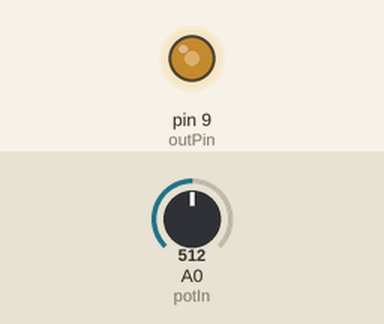
A sketch run on a simulated Arduino Uno, built with avr-gcc and run on an emulated ATmega328P. Parts: output pins drawn as LEDs (lit = HIGH). The test bench sets the inputs (shaded band); at power-on: A0 (potIn) = 512.

Above: at 1.2 s.
1.3 s: A0 (potIn) set to 716
At 2.3 s:
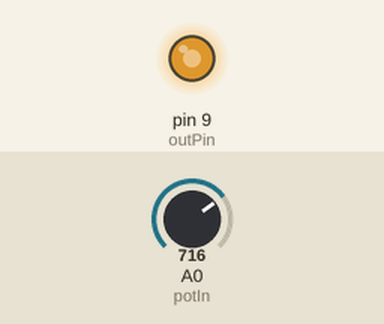
2.8 s: A0 (potIn) set to 900
At 3.5 s:
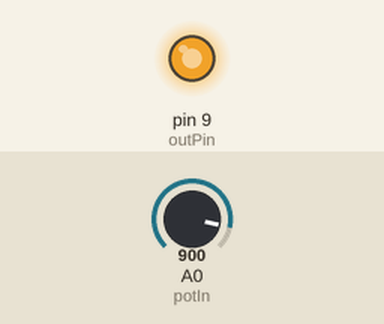
4.3 s: A0 (potIn) set to 122
At 4.6 s:
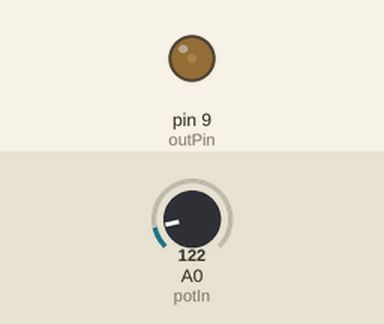
5.8 s: A0 (potIn) set to 0
At 7.0 s:
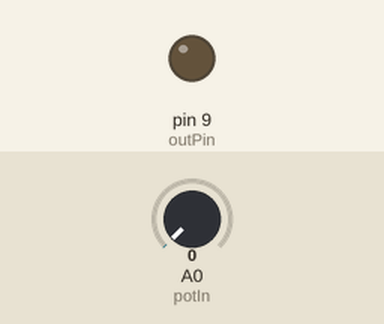
7.3 s: A0 (potIn) set to 511
At 8.1 s:
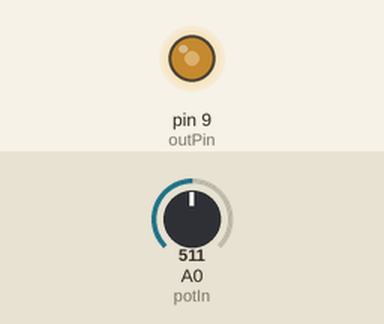
Timing chart, 0 to 9.8 s (numbered marks = the images above; inputs shaded):
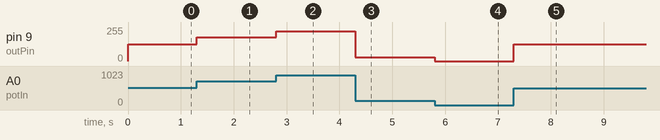

Measured:
- after the input at 1.3 s, pin 9 (outPin): 127/255 → 178/255 at once
- after the input at 2.8 s, pin 9 (outPin): 178/255 → 224/255 at once
- after the input at 4.3 s, pin 9 (outPin): 224/255 → 30/255 at once
- after the input at 5.8 s, pin 9 (outPin): 30/255 → 0/255 at once
- after the input at 7.3 s, pin 9 (outPin): 0/255 → 127/255 at once

The sketch:

Code.ino
```cpp
int outPin = 9;
int potIn = A0; // Input pin of Potentiometer
int speedVal; // Hold speed value of motor

void setup()
{
    pinMode(outPin, OUTPUT);
}

void loop()
{
  	// Read analog input from Potentiometer
    speedVal = analogRead(potIn);

  	// Map value ot range of [0-255)
    speedVal = map(speedVal, 0, 1023 ,0, 255);

  	// Write PWM to transistor
    analogWrite(outPin, speedVal);
    delay(0);
}
```
